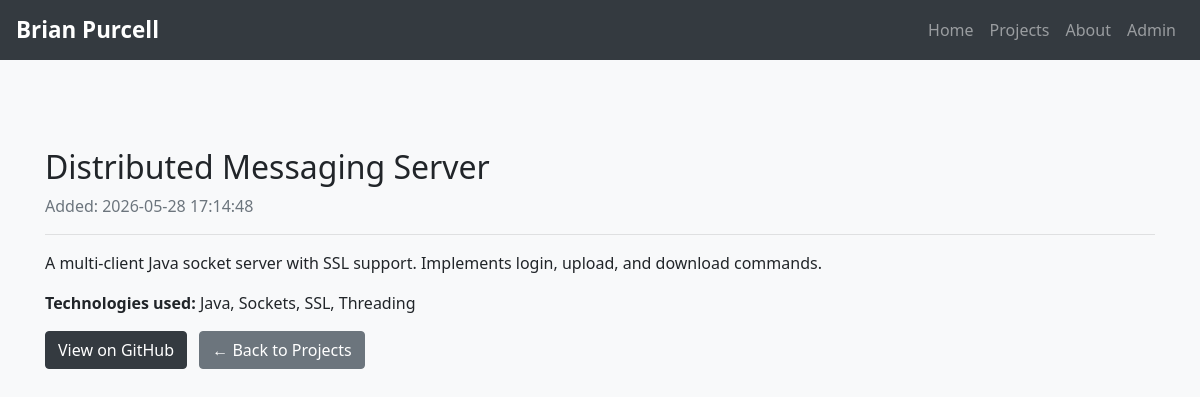
Before: /projects/2 with the older database file.
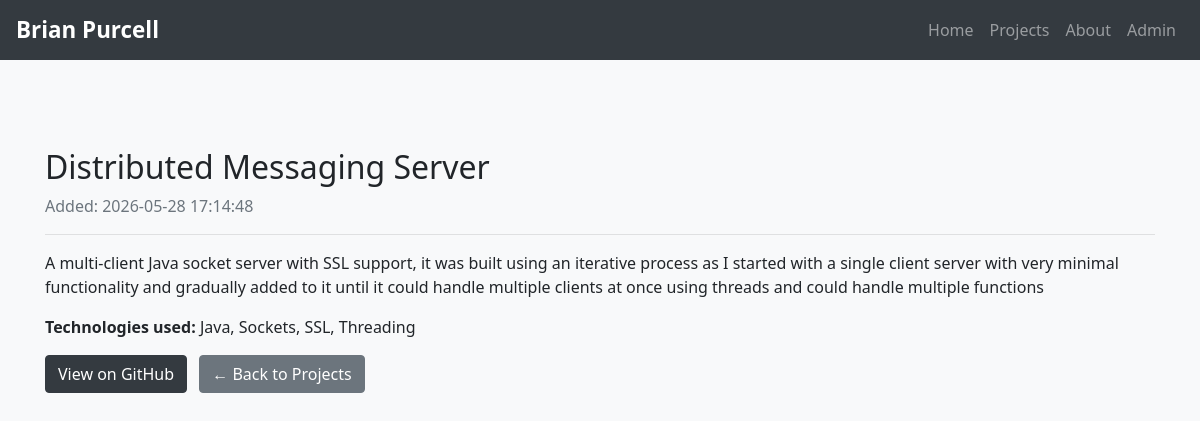
After: the same page with the newer database file.
### tables this page shows
CREATE TABLE projects (
    id INTEGER PRIMARY KEY AUTOINCREMENT,
    created TIMESTAMP NOT NULL DEFAULT CURRENT_TIMESTAMP,
    title TEXT NOT NULL,
    description TEXT,
    tech_stack TEXT,
    github_url TEXT NOT NULL
);

### app.py (the view)
@app.route('/projects/<int:project_id>')
def project(project_id):
    selectedProject = get_project(project_id)
    return render_template('project.html', project=selectedProject)

### app.py (called while the page is built)
def get_db_connection():
    conn = sqlite3.connect('database.db')
    conn.row_factory = sqlite3.Row #allows columns to be acessed by names
    return conn

def get_project(project_id):
    conn = get_db_connection()
    project = conn.execute('SELECT * FROM projects WHERE id = ?',(project_id,)).fetchone()
    conn.close()
    if project is None:
        abort(404)
    return project

### templates/project.html (shortened to what this page needs)
{% extends 'base.html' %}
{% block content %}
<h2>{% block title %}{{ project['title'] }}{% endblock %}</h2>
<p class="text-muted">Added: {{ project['created'] }}</p>
<hr>
<p>{{ project['description'] }}</p>
{% if project['tech_stack'] %}
  <p><strong>Technologies used:</strong> {{ project['tech_stack'] }}</p>
{% endif %}
{% if project['github_url'] %}
  <a href="{{ project['github_url'] }}" class="btn btn-dark" target="_blank">
    View on GitHub
  </a>
{% endif %}
<a href="{{ url_for('projects') }}" class="btn btn-secondary ml-2">← Back to Projects</a>
{% endblock %}

Changed rows visible on the page:
changed projects "Distributed Messaging Server": description "A multi-client Java socket server with SSL support. Implements login, upload, and download commands." → "…socket server with SSL support, it was built using an iterative process as I started with a single client server with very minimal functionality and gradually added to it until it could handle multiple clients at once using threads and could handle multiple functions"
